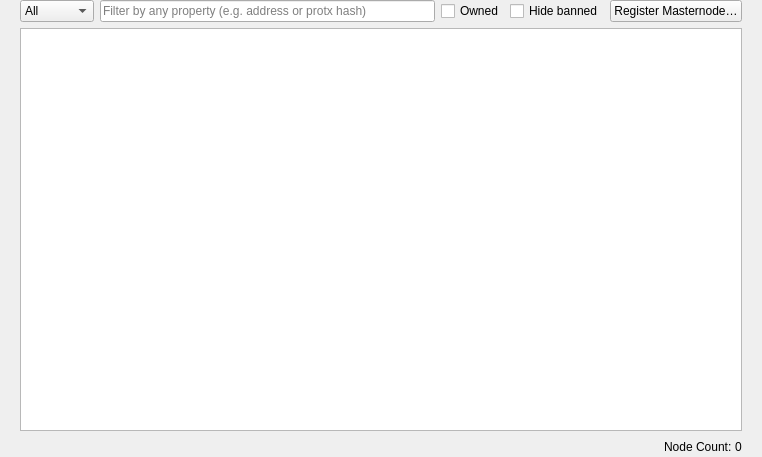
<?xml version="1.0" encoding="UTF-8"?>
<ui version="4.0">
 <class>MasternodeList</class>
 <widget class="QWidget" name="MasternodeList">
  <property name="geometry">
   <rect>
    <x>0</x>
    <y>0</y>
    <width>762</width>
    <height>457</height>
   </rect>
  </property>
  <property name="windowTitle">
   <string>Form</string>
  </property>
  <layout class="QVBoxLayout" name="topLayout">
   <property name="leftMargin">
    <number>20</number>
   </property>
   <property name="topMargin">
    <number>0</number>
   </property>
   <property name="rightMargin">
    <number>20</number>
   </property>
   <property name="bottomMargin">
    <number>0</number>
   </property>
   <item>
    <layout class="QVBoxLayout" name="verticalLayout">
     <property name="bottomMargin">
      <number>0</number>
     </property>
     <item>
      <layout class="QGridLayout" name="gridLayout_3">
       <item row="0" column="0">
        <layout class="QHBoxLayout" name="horizontalLayout_4">
         <property name="bottomMargin">
          <number>0</number>
         </property>
         <item>
          <widget class="QComboBox" name="comboBoxType">
           <property name="toolTip">
            <string>Filter by masternode type</string>
           </property>
           <item>
            <property name="text">
             <string>All</string>
            </property>
           </item>
           <item>
            <property name="text">
             <string>Regular</string>
            </property>
           </item>
           <item>
            <property name="text">
             <string>Evo</string>
            </property>
           </item>
          </widget>
         </item>
         <item>
          <widget class="QLineEdit" name="filterText">
           <property name="toolTip">
            <string>Filter masternode list</string>
           </property>
           <property name="placeholderText">
            <string>Filter by any property (e.g. address or protx hash)</string>
           </property>
          </widget>
         </item>
         <item>
          <widget class="QCheckBox" name="checkBoxOwned">
           <property name="toolTip">
            <string>Show only masternodes this wallet has keys for.</string>
           </property>
           <property name="text">
            <string>Owned</string>
           </property>
          </widget>
         </item>
         <item>
          <widget class="QCheckBox" name="checkBoxHideBanned">
           <property name="toolTip">
            <string>Hide masternodes that are currently PoSe banned.</string>
           </property>
           <property name="text">
            <string>Hide banned</string>
           </property>
           <property name="checked">
            <bool>false</bool>
           </property>
          </widget>
         </item>
         <item>
          <widget class="QPushButton" name="btnRegisterMasternode">
           <property name="toolTip">
            <string>Register a new masternode or evonode using this wallet</string>
           </property>
           <property name="text">
            <string>Register Masternode…</string>
           </property>
          </widget>
         </item>
        </layout>
       </item>
       <item row="1" column="0">
        <widget class="QTableView" name="tableViewMasternodes">
         <property name="editTriggers">
          <set>QAbstractItemView::NoEditTriggers</set>
         </property>
         <property name="alternatingRowColors">
          <bool>true</bool>
         </property>
         <property name="selectionMode">
          <enum>QAbstractItemView::SingleSelection</enum>
         </property>
         <property name="selectionBehavior">
          <enum>QAbstractItemView::SelectRows</enum>
         </property>
         <property name="sortingEnabled">
          <bool>true</bool>
         </property>
        </widget>
       </item>
       <item row="2" column="0">
        <layout class="QHBoxLayout" name="horizontalLayout_count">
         <property name="spacing">
          <number>3</number>
         </property>
         <item>
          <spacer name="horizontalSpacer_count">
           <property name="orientation">
            <enum>Qt::Horizontal</enum>
           </property>
           <property name="sizeHint" stdset="0">
            <size>
             <width>40</width>
             <height>20</height>
            </size>
           </property>
          </spacer>
         </item>
         <item>
          <widget class="QLabel" name="label_count">
           <property name="text">
            <string>Node Count:</string>
           </property>
          </widget>
         </item>
         <item>
          <widget class="QLabel" name="countLabel">
           <property name="text">
            <string notr="true">0</string>
           </property>
          </widget>
         </item>
        </layout>
       </item>
      </layout>
     </item>
    </layout>
   </item>
  </layout>
 </widget>
 <resources/>
 <connections/>
</ui>
